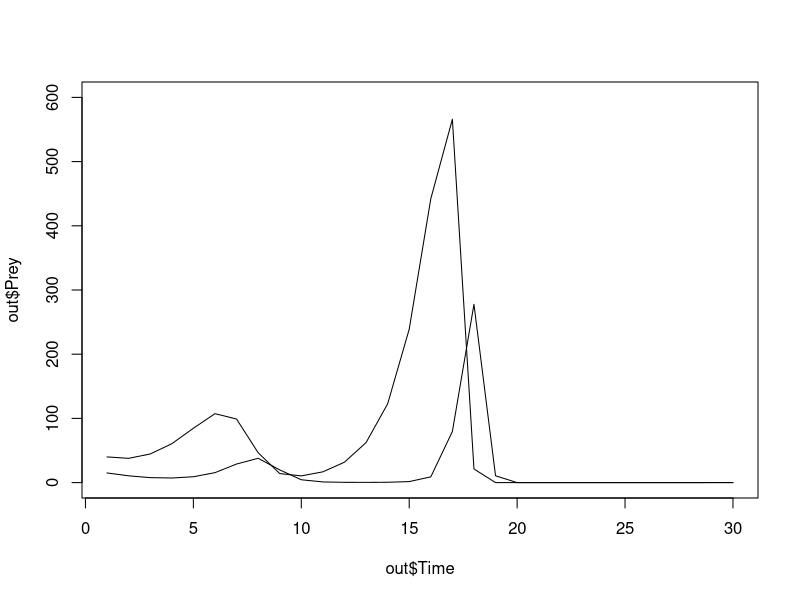

Generate this figure with R:
## ---- chunk 1
knitr::opts_chunk$set(echo = TRUE)
## ---- chunk 2
library(tidyverse)
library(dplyr)
NBM <- function(t, y, parms){
  NBMres <- tibble(Time = c(t), Prey = c(t), Pred = c(t))
  prey <- y["prey"]
  pred <- y["pred"]
  lambda <- parms["lambda"]
  search <- parms["search"]
  conv <- parms["conv"]
  for (i in 1:length(t)){
    NBMres$Prey[i] <- prey
    NBMres$Pred[i] <- pred
    prey <- lambda * prey * exp(-search * pred)
    pred <- conv * NBMres$Prey[i] * (1-exp(-search * pred))
  }
  return(NBMres)
}

time <- seq(from=1,to=30, by=1)
init <- c(prey = 40, pred = 15)
pars <- c(lambda = 2, search = 0.05, conv = 0.5)
out <- NBM(t=time,y=init,parms=pars)

plot(out$Prey~out$Time,type="l",ylim=c(0,600))
lines(out$Time,out$Pred)
